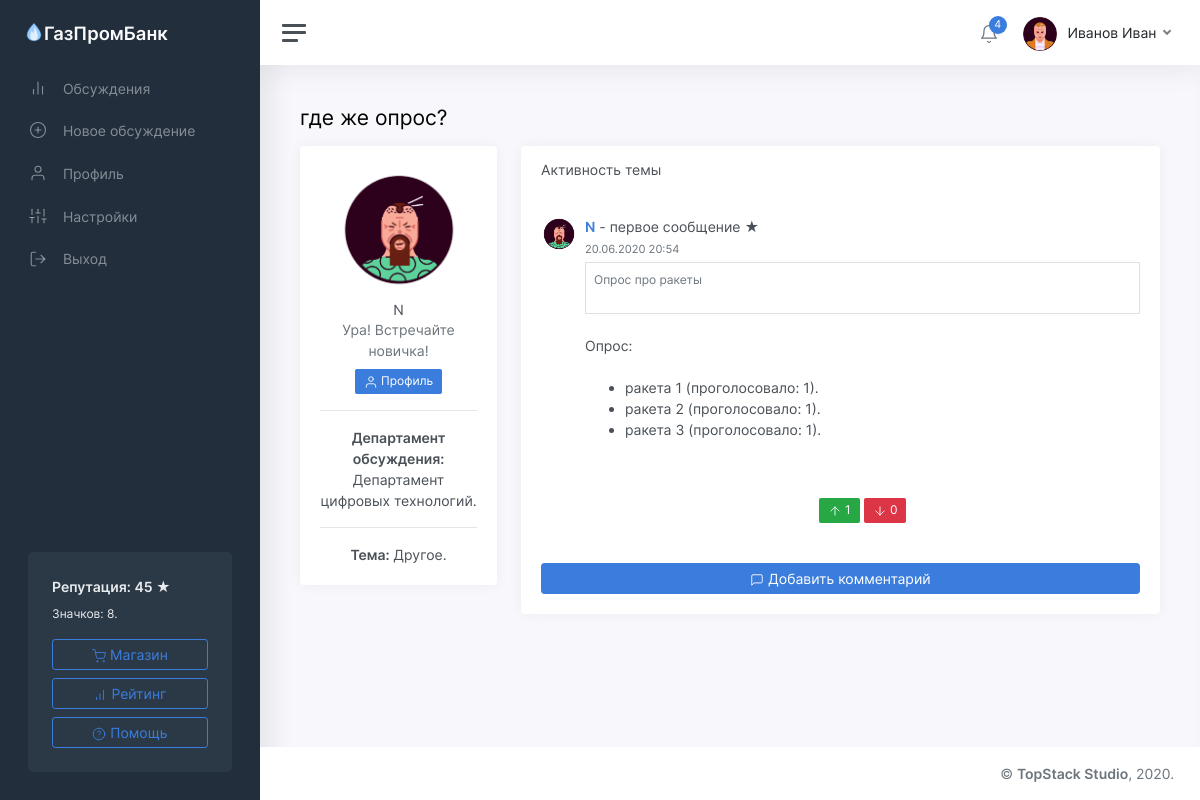
The page /thread/7 (signed in) on the database its author committed.
### tables this page shows
CREATE TABLE "users" (
	"id"	INTEGER NOT NULL UNIQUE,
	"password"	TEXT NOT NULL,
	"email"	TEXT NOT NULL UNIQUE,
	"status"	TEXT NOT NULL,
	"rating"	INTEGER NOT NULL,
	"moderator"	INTEGER,
	"blocked"	INTEGER,
	"description"	TEXT,
	"name"	TEXT NOT NULL,
	"avatar"	INTEGER,
	"badges"	TEXT,
	"department"	TEXT,
	PRIMARY KEY("id")
);

CREATE TABLE "threads" (
	"id"	INTEGER NOT NULL UNIQUE,
	"owner"	INTEGER NOT NULL,
	"title"	TEXT NOT NULL,
	"content"	TEXT,
	"date"	INTEGER,
	"up"	INTEGER,
	"down"	INTEGER,
	"views"	INTEGER,
	"status"	TEXT,
	"department"	TEXT,
	"theme"	TEXT,
	PRIMARY KEY("id")
);

### app/views.py (the view)
@app.route('/thread/<identifier>')
def showThread(identifier):
	user = getUser(session['id'])
	thread = getThread(identifier)
	if thread:
		author = getUser(thread['owner'])
		survey = getSurvey(identifier)
		voiced = isVoiced('poll', identifier, user['id'])
		if thread['status'] == 'deleted':
			if user['id'] == thread['owner'] or user['moderator']:
				return render_template('thread.html', thread=thread, user=user, author=author, comments=getComments(identifier), message='deleted', survey=survey, voiced=voiced)
			return redirect('/threads?from=no_access')
		return render_template('thread.html', thread=thread, user=user, author=author, comments=getComments(identifier), message=request.args.get('from'), survey=survey, voiced=voiced)
	return redirect('/threads?from=not_found')

### app/functions.py (called while the page is built)
def getUser(identifier):
	conn = sqlite3.connect(db_path)
	conn.row_factory = sqlite3.Row
	cursor = conn.cursor()
	cursor.execute('SELECT * FROM users where id="%s"' % identifier)
	user = cursor.fetchone()
	if user:
		user = dict(user)
		user['badges'] = json.loads(user['badges'])
		user['notifications'] = getNotifications(identifier)
	return user

def statusToText(status):
	return statuses[status]

def fromTimestamp(timestamp):
	return datetime.utcfromtimestamp(timestamp + 3600 * 3).strftime('%d.%m.%Y %H:%M')

def getThread(identifier):
	conn = sqlite3.connect(db_path)
	conn.row_factory = sqlite3.Row
	cursor = conn.cursor()
	cursor.execute('UPDATE threads SET views=views+1 WHERE id="%s"' % identifier)
	conn.commit()
	cursor.execute('SELECT * FROM threads WHERE id="%s"' % identifier)
	thread = cursor.fetchone()
	if thread:
		thread = dict(thread)
		thread['viewed_status'] = statusToText(thread['status'])
		thread['date'] = fromTimestamp(thread['date'])
	return thread

def getComments(thread_id):
	conn = sqlite3.connect(db_path)
	conn.row_factory = sqlite3.Row
	cursor = conn.cursor()
	cursor.execute('SELECT * FROM comments WHERE thread_id=%s' % thread_id)
	comments = cursor.fetchall()
	for x in range(len(comments)):
		comments[x] = dict(comments[x])
		comments[x]['date'] = fromTimestamp(comments[x]['date'])
		author = getUser(comments[x]['owner'])
		comments[x]['author_name'] = author['name']
		comments[x]['author_avatar'] = author['avatar']
	return comments

def isVoiced(target, identifier, owner):
	conn = sqlite3.connect(db_path)
	cursor = conn.cursor()
	cursor.execute('SELECT * FROM voices WHERE target="%s" AND id=%s AND owner=%s' % (target, identifier, owner))
	if cursor.fetchone() == None:
		return False
	return True

def getNotifications(user_id):
	conn = sqlite3.connect(db_path)
	conn.row_factory = sqlite3.Row
	cursor = conn.cursor()
	cursor.execute('SELECT * FROM notifications WHERE owner=%s' % user_id)
	notifications = cursor.fetchall()
	for x in range(len(notifications)):
		notifications[x] = dict(notifications[x])
		notifications[x]['date'] = fromTimestamp(notifications[x]['date'])
	notifications.reverse()
	return notifications

def getSurvey(thread_id):
	conn = sqlite3.connect(db_path)
	cursor = conn.cursor()
	cursor.execute('SELECT variants FROM polls WHERE thread_id=%s' % thread_id)
	survey = cursor.fetchone()
	if survey:
		survey = json.loads(survey[0])
	return survey

### templates/thread.html (shortened to what this page needs)
<!DOCTYPE html>
<html lang="ru">
	<head>
		<link href="/static/css/app.css" rel="stylesheet">
	</head>
	<body>
		<div class="wrapper">
			<nav id="sidebar" class="sidebar">
				<div class="sidebar-content js-simplebar">
					<a class="sidebar-brand" href="index.html">
					<span class="align-middle"><img src="/static/img/icons/favicon.png" style="width: 20px; margin-bottom: 5px;"><div style="display: inline-block;">ГазПромБанк</div></span>
					</a>
					<ul class="sidebar-nav">
						<li class="sidebar-item">
							<a class="sidebar-link" href="/threads">
							<i class="align-middle" data-feather="bar-chart-2"></i> <span class="align-middle">Обсуждения</span>
							</a>
						</li>
						<li class="sidebar-item">
							<a class="sidebar-link" href="/threads/new">
							<i class="align-middle" data-feather="plus-circle"></i> <span class="align-middle">Новое обсуждение</span>
							</a>
						</li>
						<li class="sidebar-item">
							<a class="sidebar-link" href="/profile">
							<i class="align-middle" data-feather="user"></i> <span class="align-middle">Профиль</span>
							</a>
						</li>
						<li class="sidebar-item">
							<a class="sidebar-link" href="/settings">
							<i class="align-middle" data-feather="sliders"></i> <span class="align-middle">Настройки</span>
							</a>
						</li>
						<li class="sidebar-item">
							<a class="sidebar-link" href="/logout">
							<i class="align-middle" data-feather="log-out"></i> <span class="align-middle">Выход</span>
							</a>
						</li>
					</ul>
					<div class="sidebar-cta">
						<div class="sidebar-cta-content">
							<strong class="d-inline-block mb-2">Репутация: {{user.rating}} &#9733;</strong>
							<div class="mb-3 text-sm">
								Значков: {{user.badges.__len__()}}.
							</div>
							<a href="/shop" class="btn btn-outline-primary btn-block"><i data-feather="shopping-cart"></i> Магазин</a>
							<a href="/rating" class="btn btn-outline-primary btn-block"><i data-feather="bar-chart"></i> Рейтинг</a>
							<a href="/help" class="btn btn-outline-primary btn-block"><i data-feather="help-circle"></i> Помощь</a>
						</div>
					</div>
				</div>
			</nav>
			<div class="main">
				<nav class="navbar navbar-expand navbar-light navbar-bg">
					<a class="sidebar-toggle d-flex">
					<i class="hamburger align-self-center"></i>
					</a>
					<div class="navbar-collapse collapse">
						<ul class="navbar-nav navbar-align">
							<li class="nav-item dropdown">
								<a class="nav-icon dropdown-toggle" href="#" id="alertsDropdown" data-toggle="dropdown">
									<div class="position-relative">
										<i class="align-middle" data-feather="bell"></i>
										<span class="indicator">{{user.notifications.__len__()}}</span>
									</div>
								</a>
							</li>
							<li class="nav-item dropdown">
								<a class="nav-link dropdown-toggle d-none d-sm-inline-block" href="#" data-toggle="dropdown">
								<img src="/static/img/avatars/{{user.avatar}}.png" class="avatar img-fluid rounded mr-1"/> <span class="text-dark">{{user.name}}</span>
								</a>
							</li>
						</ul>
					</div>
				</nav>
	            <main class="content">
	               <div class="container-fluid p-0">
	                  <h1 class="h3 mb-3">{{thread.title}}</h1>
	                  <div class="row">
	                     <div class="col-md-4 col-xl-3">
	                        <div class="card mb-3">
	                           <div class="card-body text-center">
	                              <img src="/static/img/avatars/{{author.avatar}}.png" class="img-fluid rounded-circle mb-2" width="128" height="128" />
	                              <h5 class="card-title mb-0">{{author.name}}</h5>
	                              <div class="text-muted mb-2">{{author.status}}</div>
	                              <div>
	                                 <a class="btn btn-primary btn-sm" href="/profile/{{author.id}}"><span data-feather="user"></span> Профиль</a>
	                              </div>
                                 <hr><a><b>Департамент обсуждения:</b> {{thread.department}}.</a>
                                 <hr><a><b>Тема:</b> {{thread.theme}}.</a>
	                           </div>
	                        </div>
	                     </div>
	                     <div class="col-md-8 col-xl-9">
	                        <div class="card">
	                           <div class="card-header">
	                              <h5 class="card-title mb-0">Активность темы</h5>
	                           </div>
		                       <div class="card-body h-100">
	                              <div class="media">
	                                 <a href="/profile/{{author.id}}"><img src="/static/img/avatars/{{author.avatar}}.png" width="36" height="36" class="rounded-circle mr-2"></a>
	                                 <div class="media-body">
	                                    <strong><a href="/profile/{{author.id}}">{{author.name}}</a></strong> - первое сообщение &#9733;<br />
	                                    <small class="text-muted">{{thread.date}}</small>
	                                    <div class="border text-sm text-muted p-2 mt-1">
	                                       {{ thread.content|safe }}
	                                    </div>
	                                    {% if survey %}
		                                    <br>
		                                    <a>Опрос:</a>
		                                    <br><br>
		                                    <ul>
		                                    	{% for variant in survey.keys() %}
										          	<li>
										          		{{variant}} (проголосовало: {{survey[variant]}}).
										          	</li>
										        {% endfor %}
										    </ul>
									    {% endif %}
									    <br><br>
		                                <center>
                                 	 	<a class="btn btn-success btn-sm" href="/voice/up/thread/{{thread.id}}"><span data-feather="arrow-up"></span> {{thread.up}}</a>
		                                <a class="btn btn-danger btn-sm" href="/voice/down/thread/{{thread.id}}"><span data-feather="arrow-down"></span> {{thread.down}}</a></center>
	                                 </div>
	                              </div>
	                          </div>
		                        <div class="card-body">
	                            <a href="##" class="btn btn-primary btn-block" id="comment_button" onclick="document.getElementById('comment_button').style.display = 'none'; document.getElementById('comment_place').style.display = 'block';"><span data-feather="message-square"></span> Добавить комментарий</a></div>
		                        </div>
	                  </div>
	               </div>
	            </main>
				<footer class="footer">
					<div class="container-fluid">
						<div class="row text-muted">
							<div class="col-12 text-right">
								<p class="mb-0">
									<a href="https://topstack.dev" class="text-muted">&copy; <strong>TopStack Studio</strong></a>, 2020.
								</p>
							</div>
						</div>
					</div>
				</footer>
			</div>
		</div>
	</body>
</html>

### rows shown on the page
users: rating "45", name "Иванов Иван"
threads: title "где же опрос?", department "Департамент цифровых технологий", theme "Другое", content "Опрос про ракеты", up "1", down "0"
users: name "N", status "Ура! Встречайте новичка!"

### other values the page prints
{{ user.badges.__len__() }} "8"
{{ user.notifications.__len__() }} "4"
{{ thread.date }} "20.06.2020 20:54"
{{ variant }} "ракета 1" "ракета 2" "ракета 3"
{{ survey[variant] }} "1" "1" "1"
